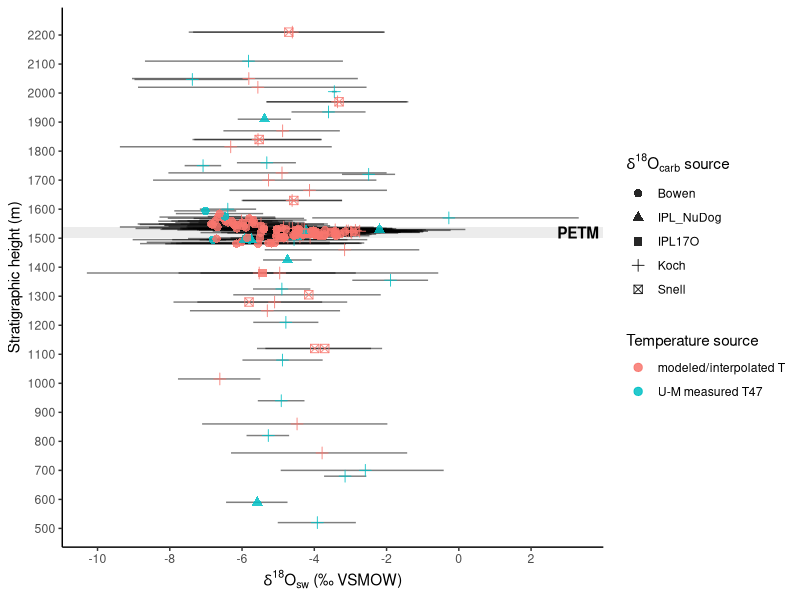
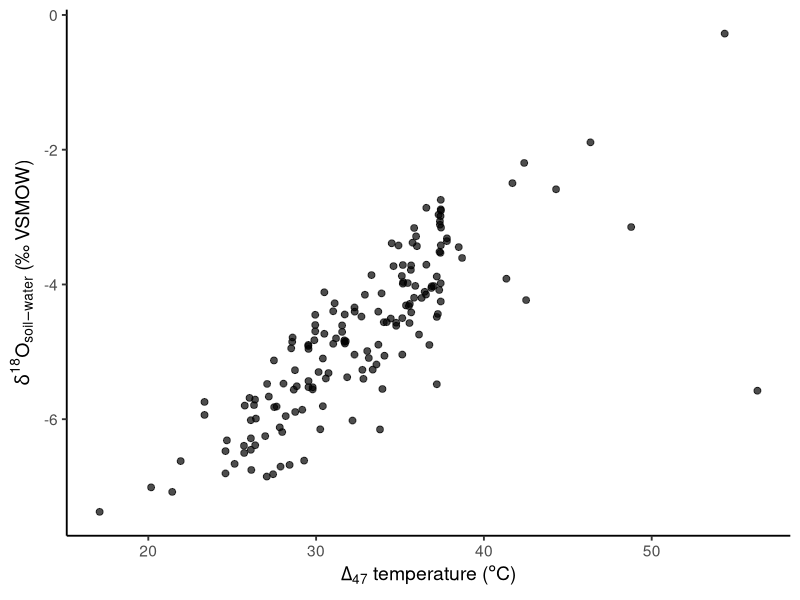
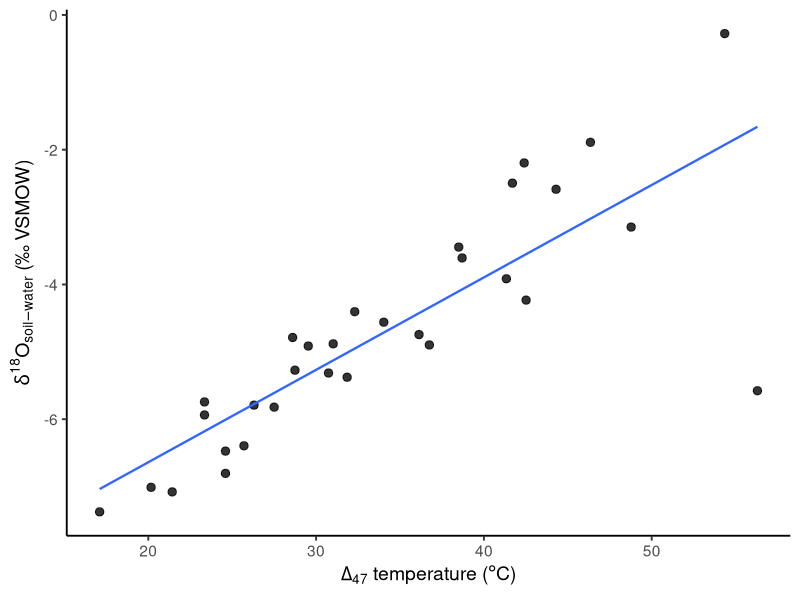

The R source for these figures, in order:
# 05_reconstruct_CFB_soilwater.R
# Purpose: Reconstruct CFB soil-water d18O and D17O from the integrated
#          carbonate-isotope dataset and the CFB temperature model.

#-- 1.) Setup ---------------------------------------------------------------
library(tidyverse)
library(here)

# ---- Settings ----
n_mc <- 10000
set.seed(123)

#-- 2.) Load CFB Carbonate and Temperature Data ----------------------------
CFB_soilcarb_with_temperature <- read_csv(
  here("data", "processed", "CFB_soilcarb_with_temperature.csv"),
  show_col_types = FALSE
)

if (any(CFB_soilcarb_with_temperature$section_id != "CFB")) {
  stop("Soil-water reconstruction input must contain only section_id == 'CFB'.")
}

# Helper: reconstruct D17Owater after the d18Owater table has been created.
reconstruct_CFB_D17Owater <- function(CFB_d18Ow_reconstruction) {

theta_carb <- 0.5250
lambda_ref <- 0.528

CFB_D17Owater_inputs <- CFB_d18Ow_reconstruction %>%
  filter(
    !is.na(IPL17O_mean_Dp17Ocarb),
    !is.na(IPL17O_mean_d17Ocarb),
    !is.na(IPL17O_mean_d18Ocarb),
    !is.na(T_recon_C),
    !is.na(T_recon_se_C)
  ) %>%
  mutate(
    D17Ocarb_se_used_permeg = pmax(
      case_when(
        !is.na(IPL17O_se_Dp17Ocarb_adj) & IPL17O_se_Dp17Ocarb_adj > 0 ~
          IPL17O_se_Dp17Ocarb_adj,
        !is.na(IPL17O_se_Dp17Ocarb) & IPL17O_se_Dp17Ocarb > 0 ~
          IPL17O_se_Dp17Ocarb,
        TRUE ~ 12
      ),
      12,
      na.rm = TRUE
    ),
    d17Ocarb_se_used = case_when(
      !is.na(IPL17O_se_dp17Ocarb) & IPL17O_se_dp17Ocarb > 0 ~
        IPL17O_se_dp17Ocarb,
      TRUE ~ 0.15
    ),
    d18Ocarb_se_used = case_when(
      !is.na(IPL17O_se_dp18Ocarb) & IPL17O_se_dp18Ocarb > 0 ~
        IPL17O_se_dp18Ocarb,
      TRUE ~ 0.15
    )
  )

# Prepare and reconstruct CFB soil-water D17O.
#
# IMPORTANT UNCERTAINTY TREATMENT
# Delta-prime-17O is a correlated quantity calculated from delta-prime-17O
# and delta-prime-18O. Independently resampling those two isotope ratios
# destroys their analytical covariance and creates spurious uncertainties of
# thousands of per meg. Instead, resample the measured carbonate
# Delta-prime-17O and propagate that quantity directly through fractionation.
# In logarithmic notation:
#
#   D17O_water = D17O_carb - 1e6 * (theta - lambda) * ln(alpha18)
#
# where D17O is in per meg. Carbonate d18O is therefore not an independent
# uncertainty term in this transformation; its contribution is already
# embodied in the measured carbonate D17O uncertainty.

compute_D17Owater <- function(
    D17O_carb_permeg,
    T_C,
    theta = theta_carb,
    lambda = lambda_ref) {
  alpha18 <- calcite_water_alpha18(T_C)

  D17O_carb_permeg -
    1e6 * (theta - lambda) * log(alpha18)
}

mc_D17Owater_one <- function(
    D17O_mean_permeg,
    D17O_se_permeg,
    T_mean,
    T_se,
    n = n_mc) {
  D17Owater_sim <- compute_D17Owater(
    D17O_carb_permeg = rnorm(n, D17O_mean_permeg, D17O_se_permeg),
    T_C = rnorm(n, T_mean, T_se)
  )

  tibble(
    D17Orsw_mean_permeg = mean(D17Owater_sim, na.rm = TRUE),
    D17Orsw_median_permeg = median(D17Owater_sim, na.rm = TRUE),
    D17Orsw_sd_permeg = sd(D17Owater_sim, na.rm = TRUE),
    D17Orsw_lower95_permeg = quantile(D17Owater_sim, 0.025, na.rm = TRUE),
    D17Orsw_upper95_permeg = quantile(D17Owater_sim, 0.975, na.rm = TRUE)
  )
}

CFB_D17Owater_reconstruction <- CFB_D17Owater_inputs %>%
  mutate(
    mc_D17Owater = pmap(
      list(
        IPL17O_mean_Dp17Ocarb,
        D17Ocarb_se_used_permeg,
        T_recon_C,
        T_recon_se_C
      ),
      mc_D17Owater_one
    )
  ) %>%
  unnest(mc_D17Owater) %>%
  mutate(
    D17O_uncertainty_method = paste(
      "Monte Carlo propagation of measured carbonate D17O SE and",
      "temperature SE; correlated d17O-d18O errors preserved by",
      "resampling D17O directly"
    )
  )

# Assemble and export the combined CFB soil-water summary.

CFB_soilwater_reconstruction_summary <- CFB_d18Ow_reconstruction %>%
  left_join(
    CFB_D17Owater_reconstruction %>%
      select(
        section_id,
        MLA_horizon_id,
        strat_height_m,
        D17Ocarb_se_used_permeg,
        D17O_uncertainty_method,
        D17Orsw_mean_permeg,
        D17Orsw_median_permeg,
        D17Orsw_sd_permeg,
        D17Orsw_lower95_permeg,
        D17Orsw_upper95_permeg
      ),
    by = c("section_id", "MLA_horizon_id", "strat_height_m")
  )

write_csv(
  CFB_D17Owater_inputs,
  here("data", "processed", "CFB_D17Owater_inputs.csv")
)

write_csv(
  CFB_D17Owater_reconstruction,
  here("data", "processed", "CFB_D17Owater_reconstruction.csv")
)

write_csv(
  CFB_soilwater_reconstruction_summary,
  here("data", "processed", "CFB_soilwater_reconstruction_summary.csv")
)

invisible(CFB_soilwater_reconstruction_summary)
}

# ---- Add placeholder columns if future U-M data are not present yet ----
if (!"IPL_NuDog_d18Ocarb_VSMOW" %in% names(CFB_soilcarb_with_temperature)) {
  CFB_soilcarb_with_temperature <- CFB_soilcarb_with_temperature %>%
    mutate(IPL_NuDog_d18Ocarb_VSMOW = NA_real_)
}

#-- 3.) Select Carbonate d18O and Temperature Inputs -----------------------
# Priority:
#   Snell samples: use Snell d18Ocarb
#   PB samples: use Bowen d18Ocarb
#   PK95-SC samples: use Koch; if missing, use IPL_NuDog; if missing, use IPL17O

CFB_soilwater_inputs <- CFB_soilcarb_with_temperature %>%
  mutate(
    is_snell = !is.na(Snell_sample_id) & !is.na(Snell_mean_d18Ocarb_vsmow),
    
    d18Ocarb_vsmow = case_when(
      is_snell ~ Snell_mean_d18Ocarb_vsmow,
      str_detect(MLA_horizon_id, "^PB") ~ Bowen_mean_d18Ocarb_vsmow,
      str_detect(MLA_horizon_id, "^PK95-SC") & !is.na(Koch_mean_d18Ocarb_vsmow) ~ Koch_mean_d18Ocarb_vsmow,
      str_detect(MLA_horizon_id, "^PK95-SC") & !is.na(IPL_NuDog_d18Ocarb_VSMOW) ~ IPL_NuDog_d18Ocarb_VSMOW,
      str_detect(MLA_horizon_id, "^PK95-SC") & !is.na(IPL17O_mean_dp18Ocarb) ~ IPL17O_mean_dp18Ocarb,
      TRUE ~ NA_real_
    ),
    
    d18Ocarb_se_vsmow = case_when(
      is_snell ~ NA_real_,
      str_detect(MLA_horizon_id, "^PB") ~ Bowen_se_d18Ocarb_vsmow,
      str_detect(MLA_horizon_id, "^PK95-SC") & !is.na(Koch_mean_d18Ocarb_vsmow) ~ Koch_se_d18Ocarb_vsmow,
      str_detect(MLA_horizon_id, "^PK95-SC") & !is.na(IPL_NuDog_d18Ocarb_VSMOW) ~ NA_real_,
      str_detect(MLA_horizon_id, "^PK95-SC") & !is.na(IPL17O_mean_dp18Ocarb) ~ IPL17O_se_dp18Ocarb,
      TRUE ~ NA_real_
    ),
    
    d18Ocarb_source = case_when(
      is_snell ~ "Snell",
      str_detect(MLA_horizon_id, "^PB") & !is.na(Bowen_mean_d18Ocarb_vsmow) ~ "Bowen",
      str_detect(MLA_horizon_id, "^PK95-SC") & !is.na(Koch_mean_d18Ocarb_vsmow) ~ "Koch",
      str_detect(MLA_horizon_id, "^PK95-SC") & !is.na(IPL_NuDog_d18Ocarb_VSMOW) ~ "IPL_NuDog",
      str_detect(MLA_horizon_id, "^PK95-SC") & !is.na(IPL17O_mean_dp18Ocarb) ~ "IPL17O",
      TRUE ~ NA_character_
    ),
    
    d18Ocarb_missing_flag = case_when(
      str_detect(MLA_horizon_id, "^PB") & is.na(Bowen_mean_d18Ocarb_vsmow) ~ "PB missing Bowen d18Ocarb",
      str_detect(MLA_horizon_id, "^PK95-SC") &
        is.na(Koch_mean_d18Ocarb_vsmow) &
        is.na(IPL_NuDog_d18Ocarb_VSMOW) &
        is.na(IPL17O_mean_dp18Ocarb) ~ "PK95-SC missing Koch, IPL_NuDog, and IPL17O d18Ocarb",
      is.na(d18Ocarb_vsmow) ~ "No selected d18Ocarb",
      TRUE ~ NA_character_
    )
  )

# ---- Choose temperature source ----
# Prioritize measured U-M T47. Otherwise use modeled/interpolated temperature.

CFB_soilwater_inputs <- CFB_soilwater_inputs %>%
  mutate(
    T_recon_C = case_when(
      !is.na(IPLD47_mean_T47_C) ~ IPLD47_mean_T47_C,
      TRUE ~ T_model_C
    ),
    
    T_recon_se_C = case_when(
      !is.na(IPLD47_mean_T47_C) & !is.na(IPLD47_se_T47_C) ~ IPLD47_se_T47_C,
      !is.na(IPLD47_mean_T47_C) & is.na(IPLD47_se_T47_C) ~ T_model_se_C,
      TRUE ~ T_model_se_C
    ),
    
    T_recon_source = case_when(
      !is.na(IPLD47_mean_T47_C) ~ "U-M measured T47",
      !is.na(T_model_C) ~ "modeled/interpolated T",
      TRUE ~ NA_character_
    )
  )

# ---- Fill missing carbonate SE values ----
default_d18Ocarb_se <- 0.15

CFB_soilwater_inputs <- CFB_soilwater_inputs %>%
  mutate(
    d18Ocarb_se_used_vsmow = case_when(
      !is.na(d18Ocarb_se_vsmow) & d18Ocarb_se_vsmow > 0 ~ d18Ocarb_se_vsmow,
      !is.na(d18Ocarb_vsmow) ~ default_d18Ocarb_se,
      TRUE ~ NA_real_
    )
  )

# ---- Calcite-water fractionation: Kim & O'Neil style ----
calcite_water_alpha18 <- function(T_C) {
  T_K <- T_C + 273.15
  exp((18.03 * (1000 / T_K) - 32.42) / 1000)
}

#-- 4.) Reconstruct CFB Soil-Water d18O ------------------------------------
reconstruct_d18Ow <- function(d18Ocarb_vsmow, T_C) {
  alpha18 <- calcite_water_alpha18(T_C)
  ((1000 + d18Ocarb_vsmow) / alpha18) - 1000
}

# ---- Monte Carlo reconstruction for one row ----
mc_d18Ow_one <- function(d18Ocarb_mean, d18Ocarb_se, T_mean, T_se, n = 10000) {
  d18Ocarb_sim <- rnorm(n, mean = d18Ocarb_mean, sd = d18Ocarb_se)
  T_sim <- rnorm(n, mean = T_mean, sd = T_se)
  
  d18Ow_sim <- reconstruct_d18Ow(
    d18Ocarb_vsmow = d18Ocarb_sim,
    T_C = T_sim
  )
  
  tibble(
    d18Ow_mean_vsmow = mean(d18Ow_sim, na.rm = TRUE),
    d18Ow_median_vsmow = median(d18Ow_sim, na.rm = TRUE),
    d18Ow_sd_vsmow = sd(d18Ow_sim, na.rm = TRUE),
    d18Ow_lower95_vsmow = quantile(d18Ow_sim, 0.025, na.rm = TRUE),
    d18Ow_upper95_vsmow = quantile(d18Ow_sim, 0.975, na.rm = TRUE)
  )
}

# ---- Run reconstruction ----
CFB_d18Ow_reconstruction <- CFB_soilwater_inputs %>%
  filter(
    !is.na(d18Ocarb_vsmow),
    !is.na(d18Ocarb_se_used_vsmow),
    !is.na(T_recon_C),
    !is.na(T_recon_se_C)
  ) %>%
  mutate(
    mc = pmap(
      list(
        d18Ocarb_vsmow,
        d18Ocarb_se_used_vsmow,
        T_recon_C,
        T_recon_se_C
      ),
      ~ mc_d18Ow_one(
        d18Ocarb_mean = ..1,
        d18Ocarb_se = ..2,
        T_mean = ..3,
        T_se = ..4,
        n = n_mc
      )
    )
  ) %>%
  unnest(mc)

# ---- QC outputs ----
missing_d18Ocarb <- CFB_soilwater_inputs %>%
  filter(!is.na(d18Ocarb_missing_flag)) %>%
  select(
    MLA_horizon_id,
    strat_height_m,
    d18Ocarb_missing_flag
  )

CFB_soilwater_inputs %>%
  count(d18Ocarb_source)

missing_d18Ocarb

# Quick look plots ------

ggplot(
  CFB_d18Ow_reconstruction,
  aes(x = d18Ow_mean_vsmow, y = strat_height_m)
) +
  annotate(
    "rect",
    xmin = -Inf,
    xmax = Inf,
    ymin = 1500,
    ymax = 1540,
    fill = "grey70",
    alpha = 0.25
  ) +
  geom_errorbarh(
    aes(
      xmin = d18Ow_lower95_vsmow,
      xmax = d18Ow_upper95_vsmow
    ),
    height = 0,
    alpha = 0.5
  ) +
  geom_point(
    aes(shape = d18Ocarb_source, color = T_recon_source),
    size = 2.5,
    alpha = 0.85
  ) +
  annotate(
    "text",
    x = Inf,
    y = 1520,
    label = "PETM",
    hjust = 1.1,
    fontface = "bold"
  ) +
  scale_y_continuous(
    breaks = seq(500, 2300, by = 100)
  ) +
  scale_x_continuous(
    breaks = seq(-12, 2, by = 2)
  ) +
  labs(
    x = expression(delta^18 * O[sw] ~ "(‰ VSMOW)"),
    y = "Stratigraphic height (m)",
    shape = expression(delta^18 * O[carb] ~ "source"),
    color = "Temperature source"
  ) +
  theme_classic()

ggplot(
  CFB_d18Ow_reconstruction,
  aes(
    x = T_recon_C,
    y = d18Ow_mean_vsmow
  )
) +
  geom_point(
    size = 2,
    alpha = 0.7
  ) +
  labs(
    x = expression(Delta[47] * " temperature (" * degree * "C)"),
    y = expression(delta^18 * O[soil-water] ~ "(‰ VSMOW)")
  ) +
  theme_classic(base_size = 14)

d18Ow_measuredT47 <- CFB_d18Ow_reconstruction %>%
  filter(T_recon_source == "U-M measured T47")

ggplot(
  d18Ow_measuredT47,
  aes(
    x = T_recon_C,
    y = d18Ow_mean_vsmow
  )
) +
  geom_point(
    size = 2.5,
    alpha = 0.8
  ) +
  geom_smooth(
    method = "lm",
    se = FALSE,
    linewidth = 0.8
  ) +
  labs(
    x = expression(Delta[47] * " temperature (" * degree * "C)"),
    y = expression(delta^18 * O[soil-water] ~ "(‰ VSMOW)")
  ) +
  theme_classic(base_size = 14)


#-- 5.) Export CFB d18O-Water Products -------------------------------------
write_csv(
  CFB_soilwater_inputs,
  here("data", "processed", "CFB_soilwater_inputs.csv")
)

write_csv(
  CFB_d18Ow_reconstruction,
  here("data", "processed", "CFB_d18Owater_reconstruction.csv")
)

write_csv(
  missing_d18Ocarb,
  here("data", "processed", "CFB_missing_selected_d18Ocarb.csv")
)


# Temporary evaluation retained for provenance; not part of production.
if (FALSE) {

# TEMPORARY EVAL----------
# ---- Check which horizons fail the d18Ow reconstruction filter ----

recon_filter_check <- CFB_soilwater_inputs %>%
  mutate(
    has_d18Ocarb = !is.na(d18Ocarb_vsmow),
    has_d18Ocarb_se = !is.na(d18Ocarb_se_used_vsmow),
    has_T = !is.na(T_recon_C),
    has_T_se = !is.na(T_recon_se_C),
    
    passes_d18Ow_filter =
      has_d18Ocarb &
      has_d18Ocarb_se &
      has_T &
      has_T_se,
    
    missing_for_filter = pmap_chr(
      list(has_d18Ocarb, has_d18Ocarb_se, has_T, has_T_se),
      function(has_d18Ocarb, has_d18Ocarb_se, has_T, has_T_se) {
        missing <- c(
          if (!has_d18Ocarb) "d18Ocarb",
          if (!has_d18Ocarb_se) "d18Ocarb_se",
          if (!has_T) "T_recon_C",
          if (!has_T_se) "T_recon_se_C"
        )
        paste(missing, collapse = "; ")
      }
    )
  )

# Summary count
recon_filter_check %>%
  count(passes_d18Ow_filter, missing_for_filter)

# Horizon IDs that fail
horizons_failing_d18Ow_filter <- recon_filter_check %>%
  filter(!passes_d18Ow_filter) %>%
  select(
    MLA_horizon_id,
    strat_height_m,
    missing_for_filter,
    d18Ocarb_source,
    d18Ocarb_vsmow,
    d18Ocarb_se_used_vsmow,
    T_recon_source,
    T_recon_C,
    T_recon_se_C
  ) %>%
  arrange(strat_height_m)

horizons_failing_d18Ow_filter

}

#-- 6.) Reconstruct D17Owater and Assemble the Final CFB Summary ------------

CFB_soilwater_reconstruction_summary <- reconstruct_CFB_D17Owater(
  CFB_d18Ow_reconstruction
)
